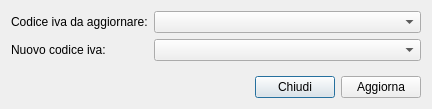
<?xml version="1.0" encoding="UTF-8"?>
<ui version="4.0">
 <class>codIvaUpdateDialog</class>
 <widget class="QDialog" name="codIvaUpdateDialog">
  <property name="geometry">
   <rect>
    <x>0</x>
    <y>0</y>
    <width>432</width>
    <height>109</height>
   </rect>
  </property>
  <property name="windowTitle">
   <string>Dialog</string>
  </property>
  <layout class="QVBoxLayout" name="verticalLayout" stretch="0,1,0">
   <item>
    <layout class="QFormLayout" name="formLayout">
     <item row="0" column="0">
      <widget class="QLabel" name="label">
       <property name="text">
        <string>Codice iva da aggiornare:</string>
       </property>
      </widget>
     </item>
     <item row="0" column="1">
      <widget class="QComboBox" name="oldCodIvaComboBox"/>
     </item>
     <item row="1" column="0">
      <widget class="QLabel" name="label_2">
       <property name="text">
        <string>Nuovo codice iva:</string>
       </property>
      </widget>
     </item>
     <item row="1" column="1">
      <widget class="QComboBox" name="newCodIvaComboBox"/>
     </item>
    </layout>
   </item>
   <item>
    <spacer name="verticalSpacer">
     <property name="orientation">
      <enum>Qt::Vertical</enum>
     </property>
     <property name="sizeHint" stdset="0">
      <size>
       <width>20</width>
       <height>29</height>
      </size>
     </property>
    </spacer>
   </item>
   <item>
    <layout class="QHBoxLayout" name="horizontalLayout">
     <item>
      <spacer name="horizontalSpacer">
       <property name="orientation">
        <enum>Qt::Horizontal</enum>
       </property>
       <property name="sizeHint" stdset="0">
        <size>
         <width>40</width>
         <height>20</height>
        </size>
       </property>
      </spacer>
     </item>
     <item>
      <widget class="QPushButton" name="pushButton_2">
       <property name="text">
        <string>Chiudi</string>
       </property>
      </widget>
     </item>
     <item>
      <widget class="QPushButton" name="pushButton">
       <property name="text">
        <string>Aggiorna</string>
       </property>
      </widget>
     </item>
    </layout>
   </item>
  </layout>
 </widget>
 <resources/>
 <connections>
  <connection>
   <sender>pushButton_2</sender>
   <signal>clicked()</signal>
   <receiver>codIvaUpdateDialog</receiver>
   <slot>reject()</slot>
   <hints>
    <hint type="sourcelabel">
     <x>245</x>
     <y>79</y>
    </hint>
    <hint type="destinationlabel">
     <x>206</x>
     <y>79</y>
    </hint>
   </hints>
  </connection>
  <connection>
   <sender>pushButton</sender>
   <signal>clicked()</signal>
   <receiver>codIvaUpdateDialog</receiver>
   <slot>updateIva()</slot>
   <hints>
    <hint type="sourcelabel">
     <x>369</x>
     <y>79</y>
    </hint>
    <hint type="destinationlabel">
     <x>403</x>
     <y>88</y>
    </hint>
   </hints>
  </connection>
  <connection>
   <sender>pushButton</sender>
   <signal>clicked()</signal>
   <receiver>codIvaUpdateDialog</receiver>
   <slot>accept()</slot>
   <hints>
    <hint type="sourcelabel">
     <x>368</x>
     <y>87</y>
    </hint>
    <hint type="destinationlabel">
     <x>407</x>
     <y>74</y>
    </hint>
   </hints>
  </connection>
 </connections>
 <slots>
  <slot>updateIva()</slot>
 </slots>
</ui>
